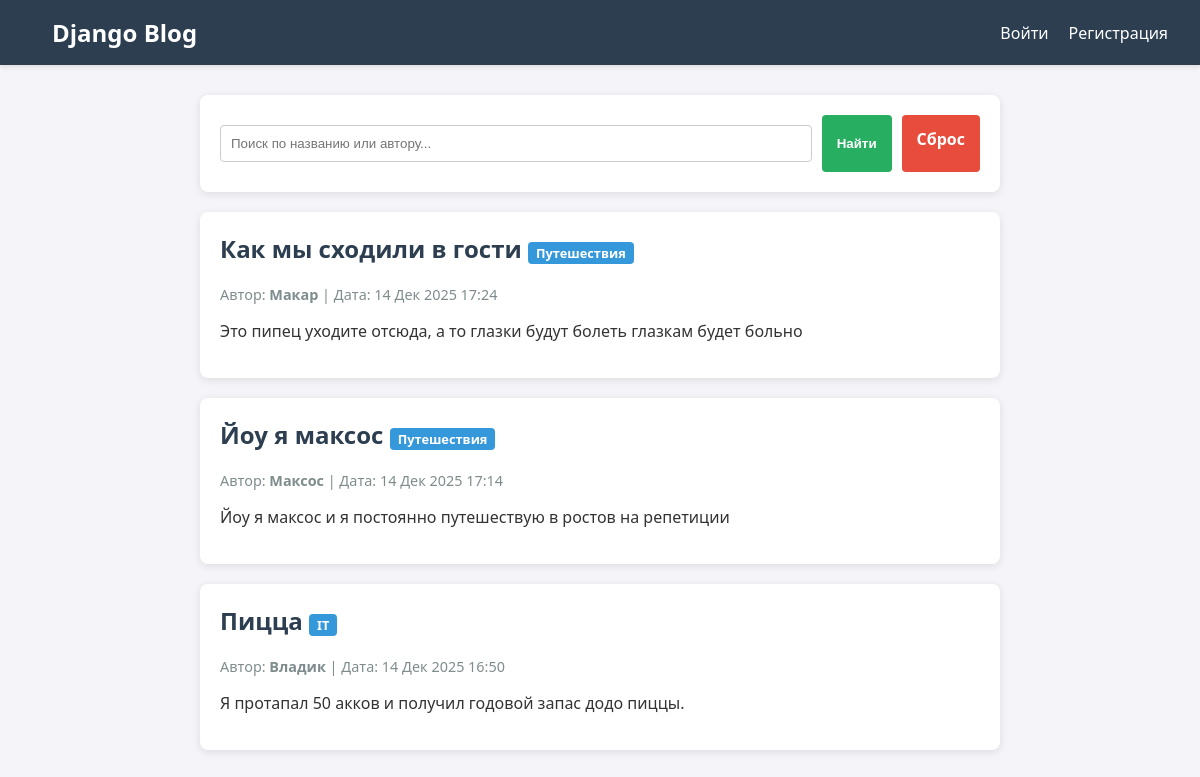
The page / on the database its author committed.
### blog/models.py (models this page shows, shortened)
class Article(models.Model):
    title = models.CharField(max_length=200, verbose_name="Заголовок")
    content = models.TextField(verbose_name="Текст статьи")
    pub_date = models.DateTimeField(auto_now_add=True, verbose_name="Дата публикации")
    author = models.ForeignKey(User, on_delete=models.CASCADE, verbose_name="Автор")
    group = models.ForeignKey(Group, on_delete=models.CASCADE, verbose_name="Группа")

class Group(models.Model):
    name = models.CharField(max_length=100, verbose_name="Название группы")

### blog/views.py (the view)
# urls.py: path('', views.article_list, name='article_list'),
def article_list(request):
    search_query = request.GET.get('q', '')
    if search_query:
        articles = Article.objects.filter(
            Q(title__icontains=search_query) |
            Q(author__username__icontains=search_query) | # Исправил поиск по автору (т.к. теперь это User)
            Q(pub_date__icontains=search_query)
        )
    else:
        articles = Article.objects.all().order_by('-pub_date')
    return render(request, 'blog/article_list.html', {'articles': articles})

### blog/templates/blog/article_list.html (shortened to what this page needs)
{% extends 'blog/base.html' %}
{% block content %}
    <div class="card">
        <form method="get" style="display: flex; gap: 10px;">
            <input type="text" name="q" placeholder="Поиск по названию или автору..." value="{{ request.GET.q }}">
            <button type="submit" class="btn btn-primary">Найти</button>
            <a href="{% url 'article_list' %}" class="btn btn-danger" style="line-height: 2;">Сброс</a>
        </form>
    </div>
    {% for article in articles %}
        <div class="card">
            <h2>{{ article.title }} <span class="badge">{{ article.group.name }}</span></h2>
            <div class="meta">
                Автор: <strong>{{ article.author.username }}</strong> |
                Дата: {{ article.pub_date|date:"d M Y H:i" }}
            </div>
            <p>{{ article.content|truncatewords:30 }}</p>
        </div>
    {% empty %}
        <div class="card">
            <p>Статей пока нет.</p>
        </div>
    {% endfor %}
{% endblock %}

### blog/templates/blog/base.html (shortened to what this page needs)
{% load static %}
<!DOCTYPE html>
<html lang="ru">
<head>
    <link rel="stylesheet" href="{% static 'css/style.css' %}">
</head>
<body>
    <nav>
        <h1><a href="{% url 'article_list' %}">Django Blog</a></h1>
        <div style="display: flex; align-items: center;">
            {% if user.is_authenticated %}
                <span style="margin-right: 15px; color: #ecf0f1;">Привет, <b>{{ user.username }}</b>!</span>
                <a href="{% url 'my_articles' %}" style="margin-right: 15px; color: #f1c40f; font-weight: bold;">★ Мои статьи</a>
                <a href="{% url 'article_create' %}" style="margin-right: 15px;">+ Статья</a>
                <form action="{% url 'logout' %}" method="post" style="display:inline;">
                    {% csrf_token %}
                    <button type="submit" style="background:none; border:none; color:white; cursor:pointer; font-size:1rem; text-decoration:underline;">Выход</button>
                </form>
            {% else %}
                <a href="{% url 'login' %}">Войти</a>
                <a href="{% url 'register' %}">Регистрация</a>
            {% endif %}
        </div>
    </nav>
    <div class="container">
        {% block content %}
        {% endblock %}
    </div>
</body>
</html>

### blog/static/css/style.css (style rules this page uses)
body { font-family: 'Segoe UI', Tahoma, Geneva, Verdana, sans-serif; background-color: #f4f4f9; color: #333; margin: 0; padding: 0; }
nav { background-color: #2c3e50; color: white; padding: 1rem 2rem; display: flex; justify-content: space-between; align-items: center; box-shadow: 0 2px 5px rgba(0,0,0,0.1); }
nav h1 { margin: 0; font-size: 1.5rem; }
nav a { color: white; text-decoration: none; margin-left: 20px; }
.container { max-width: 800px; margin: 30px auto; padding: 0 20px; }
.card { background: white; border-radius: 8px; box-shadow: 0 2px 8px rgba(0,0,0,0.1); padding: 20px; margin-bottom: 20px; transition: transform 0.2s; }
.card h2 { margin-top: 0; color: #2c3e50; }
.meta { color: #7f8c8d; font-size: 0.9rem; margin-bottom: 15px; }
.badge { background: #3498db; color: white; padding: 2px 8px; border-radius: 4px; font-size: 0.8rem; }
.btn { display: inline-block; padding: 8px 15px; border-radius: 4px; text-decoration: none; cursor: pointer; font-weight: bold; border: none; }
.btn-primary { background: #27ae60; color: white; }
.btn-danger { background: #e74c3c; color: white; }
input[type="text"], textarea, select { width: 100%; padding: 10px; margin: 10px 0; border: 1px solid #ccc; border-radius: 4px; box-sizing: border-box; }

### rows shown on the page
Article: title "Как мы сходили в гости", group.name "Путешествия", author.username "Макар", pub_date "14 Дек 2025 17:24", content "Это пипец уходите отсюда, а то глазки будут болеть глазкам будет больно"
Article: title "Йоу я максос", group.name "Путешествия", author.username "Максос", pub_date "14 Дек 2025 17:14", content "Йоу я максос и я постоянно путешествую в ростов на репетиции"
Article: title "Пицца", group.name "IT", author.username "Владик", pub_date "14 Дек 2025 16:50", content "Я протапал 50 акков и получил годовой запас додо пиццы."
